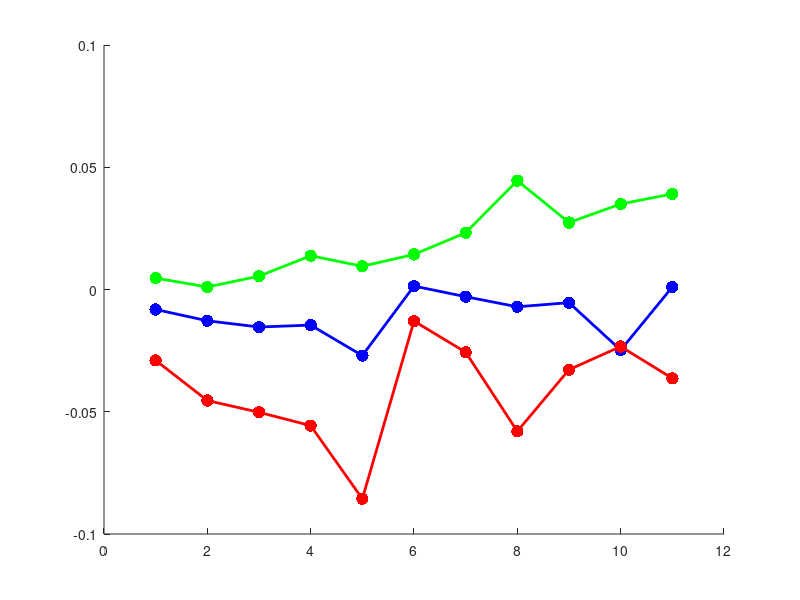

Here is the MATLAB script that generated this plot: (Note: this script raises an error after producing the figure.)
clear all;
close all;
clc; 

%% TD154 data
mean1 = [-0.0081648, -0.012791, -0.015346, -0.014557, -0.027026, 0.0014098, -0.0029423, -0.007067, -0.0053801, -0.024778, 0.0010245];
max1  = [0.00468, 0.0010162, 0.0054669, 0.013812, 0.0095074, 0.014332, 0.023203, 0.044513, 0.0274, 0.034967, 0.039099];
min1  = [-0.028989, -0.045408, -0.050223, -0.055668, -0.085605, -0.012924, -0.025659, -0.057995, -0.032793, -0.023314, -0.036337];

days = 1:length(mean1);

mean = mean1(:)'; 
max  = max1(:)'; 
min  = min1(:)'; 
days = days(:)';

figure; hold on;

% mean
scatter(days, mean, 80, 'b', 'filled');
h_mean = plot(days, mean, 'b-', 'LineWidth', 2);

% max
scatter(days, max, 80, 'g', 'filled');
h_max = plot(days, max, 'g-', 'LineWidth', 2);

% min
scatter(days, min, 80, 'r', 'filled');
h_min = plot(days, min, 'r-', 'LineWidth', 2);

h_reverse = xline(5.5,'k--','LineWidth',1.5);
h_trace = xline(7.5,'k-.','LineWidth',1.5);

xlabel('day');
ylabel('angular velocity');
legend([h_max, h_mean, h_min, h_reverse, h_trace], {'max', 'mean', 'min', 'reverse', 'trace'}, 'Location', 'southwest')
title('TD154 probe (0 to 1s)')
SetFigBoxDefaults;

%% TD156 data
mean2 = [-4.2452e-09, -0.0022693, -0.0014784, -0.0066969, -0.011882, -0.0064348, -0.0012733, -0.00054449, -0.0027113, -0.0029481, -0.0034147];
max2  = [5.6757e-07, 0.0070748, 0.017557, 0.017062, 0.0087232, 0.0086896, 0.0056006, 0.0085419, 0.008217, 0.016102, 0.008388];
min2  = [-7.0367e-07, -0.012734, -0.0134, -0.031151, -0.034393, -0.03194, -0.0075394, -0.0099478, -0.018919, -0.024778, -0.029683];

days = 1:length(mean2);

mean = mean2(:)'; 
max  = max2(:)'; 
min  = min2(:)'; 
days = days(:)';

figure; hold on;

scatter(days, mean, 80, 'b', 'filled');
h_mean = plot(days, mean, 'b-', 'LineWidth', 2);

scatter(days, max, 80, 'g', 'filled');
h_max = plot(days, max, 'g-', 'LineWidth', 2);

scatter(days, min, 80, 'r', 'filled');
h_min = plot(days, min, 'r-', 'LineWidth', 2);

h_reverse = xline(6.5,'k--','LineWidth',1.5);
h_trace = xline(7.5,'k-.','LineWidth',1.5);

xlabel('day');
ylabel('angular velocity');
legend([h_max, h_mean, h_min, h_reverse, h_trace], {'max', 'mean', 'min', 'reverse', 'trace'}, 'Location', 'southwest')
title('TD156 probe (0 to 1s)')
SetFigBoxDefaults;

%% --- Save figures --- 
doSave = 1;
if doSave
    saveas(figure(1), 'TD154_probes.png')
    saveas(figure(2), 'TD156_probes.png')
end

